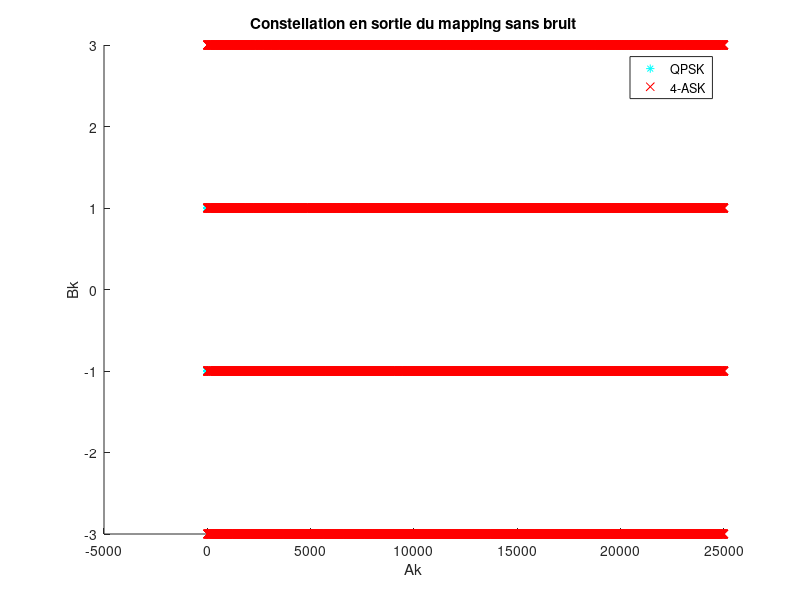

This chart was generated by the following MATLAB code: (Note: this script raises an error after producing the figure.)
Rb=3000; % débit binaire
Fe = 6e3;

NBBITS=50000;
Bits=randi([0 1], NBBITS, 1);

EbN0_db=0:1:6; % rapport signal à bruit en Db
EbN0=10.^(EbN0_db/10); % en rapport


%% CONSTANTES FILTES
ROLL_OFF=0.35;
L=10;
M=4; % ordre de la modulation

% Initialisation des constantes du programme
Te = 1 / Fe; % Temps d'échantillonage
Tb=1/Rb; % Temps binaire
Ts=Tb*log2(M); % Temps symbole
Ns=round(Ts/Te); % Facteur de sur-échantillonage

%% MAPPING
% mapping de gray QPSK
% 0 0 -> I=-1, Q=-1
% 0 1 -> I=-1, Q=1
% 1 1 -> I=1, Q=1
% 1 0 -> I=1, Q=-1
Ak_qpsk = 2*Bits(1:2:end) - 1;
Bk_qpsk = 2*Bits(2:2:end) - 1;
Dk_qpsk = Ak_qpsk + 1i*Bk_qpsk;

ind1 = 1:2:NBBITS;
ind2 = 2:2:NBBITS;
SymAsk = 2*Bits(ind1) + Bits(ind2); % symboles 4-ASK
Dk_4ask = pammod(SymAsk, M, 0, "gray");

figure
hold on
plot(Ak_qpsk, Bk_qpsk, "c*")
plot(Dk_4ask, "rx");
title("Constellation en sortie du mapping sans bruit")
xlabel("Ak")
ylabel("Bk")
legend("QPSK", "4-ASK");

%% MODULATEUR BANDE DE BASE
B = rcosdesign(ROLL_OFF, L, Ns, 'sqrt');
u = zeros(1, Ns);
u(1) = 1;
k_qpsk = kron(Dk_qpsk', u);
k_qpsk = [k_qpsk, zeros(1, L/2*Ns)];
h_qpsk=filter(B, 1, k_qpsk); % signal bande de base
h_qpsk=h_qpsk(L/2*Ns+1:end); % suppression des valeurs nulles à cause du retard du filtre
temps = linspace(0, (length(Dk_qpsk)-1)*Ts, length(h_qpsk));  


k_ask = kron(Dk_4ask', u);
k_ask = [k_ask, zeros(1, L/2*Ns)];
h_ask=filter(B, 1, k_ask); % signal bande de base
h_ask=h_ask(L/2*Ns+1:end); % suppression des valeurs nulles à cause du retard du filtre



%% Tracé des DSP
figure
hold on
dsp = pwelch(h_qpsk, [],[],[],Fe,'twosided');
ech_freq=linspace(-Fe/2, Fe/2, length(dsp));
semilogy(ech_freq, fftshift(dsp));
dsp = pwelch(h_ask, [],[],[],Fe,'twosided');
ech_freq=linspace(-Fe/2, Fe/2, length(dsp));
semilogy(ech_freq, fftshift(dsp));
legend('QPSK', 'ASK');
title('DSP')

TEB_qpsk = zeros(length(EbN0), 1); % vecteur des TEB
TEB_qpsk_th = zeros(length(EbN0), 1); % vecteur des TEB
TEB_ask = zeros(length(EbN0), 1); % vecteur des TEB
TEB_ask_th = zeros(length(EbN0), 1); % vecteur des TEB

for j=1:length(EbN0)
    ebn0 = EbN0(j);
    TES_ask_th = 2 * (1 - 1/M) * qfunc(sqrt(6*ebn0*log2(M) / (M*M - 1)));
    TEB_ask_th(j) = TES_ask_th / log2(M);
    TEB_qpsk_th(j) = qfunc(sqrt(4*EbN0(j))*sin(pi/M)); % Es=2*Eb et TEB = TES/log2(M)



    h_bruite_qpsk = bruit_complexe(h_qpsk, Ns, M, ebn0);
    h_bruite_ask = bruit_complexe(h_ask, Ns, M, ebn0);

    %% DEMODULATION QPSK BANDE DE BASE
    h_bruite_qpsk = [h_bruite_qpsk, zeros(1, L/2*Ns)];
    B = rcosdesign(ROLL_OFF, L, Ns, "sqrt");
    Hr = filter(B, 1, h_bruite_qpsk);
    Hr = Hr(L/2*Ns+1:end);

    %% Décision symboles
    seuilR = 0; % seuil sur la partie réelle
    seuilI = 0; % seuil sur la partie imaginaire
    Hr_ech = Hr(1:Ns:end);
    % figure
    % hold on
    % plot(real(Hr_ech), imag(Hr_ech), "r*")
    % title(strcat("Constellation pour Eb/N0=", strcat(num2str(EbN0_db(j)), "db")))
    % xlabel("Ak_qpsk")
    % ylabel("Bk_qpsk")
    DecAk_qpsk = real(Hr_ech) > seuilR;
    DecBk_qpsk = imag(Hr_ech) < seuilI;


    BitsDecodes = zeros(NBBITS, 1);
    %% Dé-mapping
    for i=1:length(DecAk_qpsk)
       if DecAk_qpsk(i)
           BitsDecodes(2*i-1) = 1;
       end
       if DecBk_qpsk(i)
           BitsDecodes(2*i) = 1;
       end
    end
    TEB_qpsk(j) = sum(BitsDecodes ~= Bits) / NBBITS;


    %% DEMODULATION 4-ASK BANDE DE BASE
    h_bruite_ask = [h_bruite_ask, zeros(1, L/2*Ns)];
    B = rcosdesign(ROLL_OFF, L, Ns, "sqrt");
    Hr = filter(B, 1, h_bruite_ask);
    Hr = Hr(L/2*Ns+1:end);

    %% Décision symboles
    NbSym = length(Dk_4ask);
    Hr_ech = Hr(1:Ns:end);
    figure
    hold on
    plot(real(Hr_ech), zeros(length(Hr_ech), 1), "g*")
    title(strcat("Constellation pour Eb/N0=", strcat(num2str(EbN0_db(j)), "db")))
    xlabel("Ak")

    DecSymAsk = pamdemod(Hr_ech, M, 0, "gray");
    BitsDecodes_ask = zeros(2*length(DecSymAsk), 1);
    for i=1:length(DecSymAsk)
        sym = DecSymAsk(i);
        if sym == 1 || sym == 3
            BitsDecodes_ask(2*i) = 1;
        end

        if sym >= 2
            BitsDecodes_ask(2*i-1) = 1;
        end
    end
    TEB_ask(j) = sum(BitsDecodes_ask ~= Bits) / NBBITS;

end

%% Trace du TEB
figure 
hold on
semilogy(EbN0_db, TEB_qpsk)
semilogy(EbN0_db, TEB_ask, "r-*")
semilogy(EbN0_db, TEB_ask_th, "b-*")
semilogy(EbN0_db, TEB_qpsk_th, "g-*")
legend("QPSK exp", "4-ASK exp", "4-ASK Théorique", "QPSK Théorique")
title("TEB en fonction du bruit")
xlabel("Eb/N0 (db)")
ylabel("TEB")
yscale('log')
grid("on")
xticks(EbN0_db)
